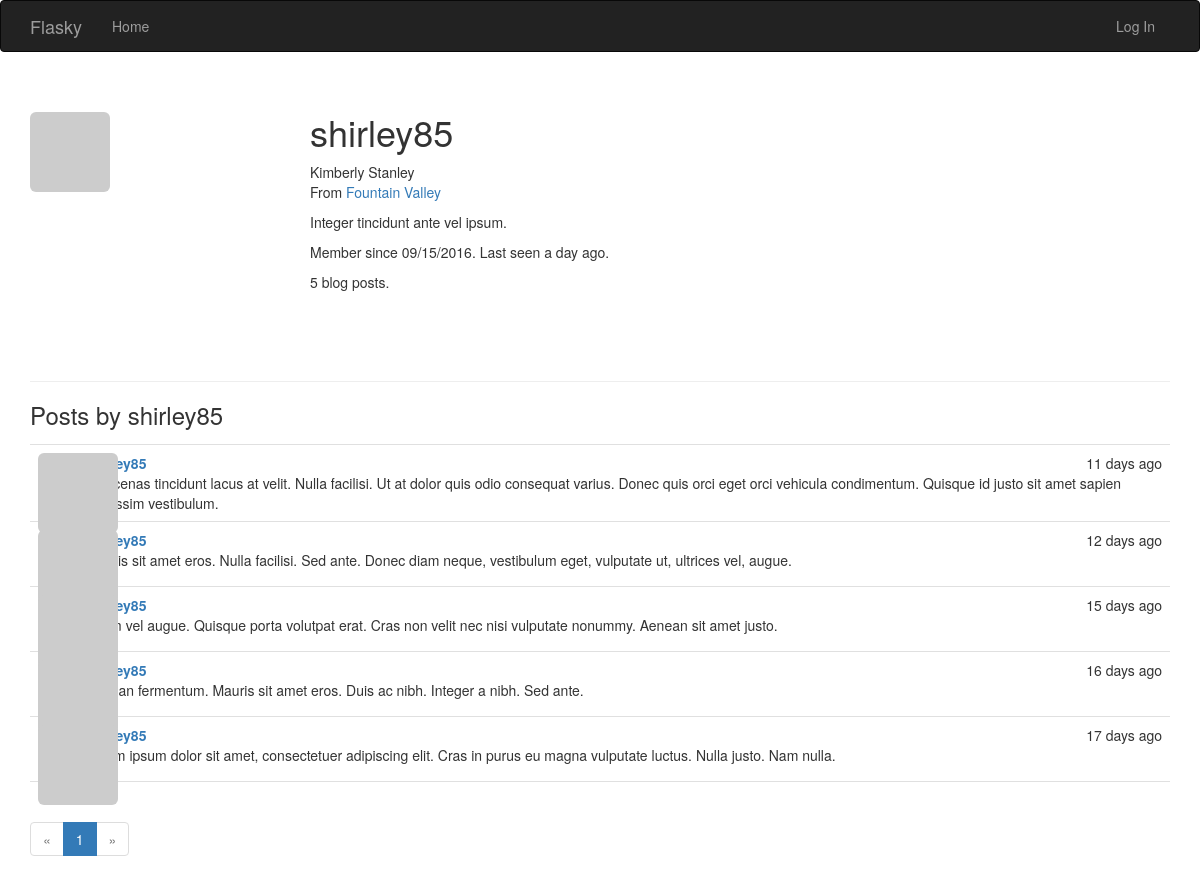
/user/shirley85, run on the app's committed database.
### app/models.py (models this page shows, shortened)
class User(UserMixin,db.Model):
    __tablename__ = 'users'
    id = db.Column(db.Integer, primary_key=True)
    username = db.Column(db.String(64), unique=True, index=True)  #index为此列创建索引
    role_id = db.Column(db.Integer, db.ForeignKey('roles.id'))
    password_hash = db.Column(db.String(128))  #密码散列值
    email = db.Column(db.String(64), unique=True, index=True)  #使用邮箱进行登录
    confirmed = db.Column(db.Boolean, default=False)  #邮箱验证 如果验证成功，则值为True
    name = db.Column(db.String(64))  #真实姓名
    location = db.Column(db.String(64))  #地址
    about_me = db.Column(db.Text())  #我的介绍
    member_since = db.Column(db.DateTime(), default=datetime.utcnow)  #注册日期
    last_seen = db.Column(db.DateTime(), default=datetime.utcnow)  #最后一次登录信息
    posts = db.relationship('Post', backref='author', lazy='dynamic')  #用户与文章的一对多
    @property  #property 将方法设置为属性
    def password(self):  #如果get密码将返回错误
        raise AttributeError('password is not a readable attribute')
    def gravatar(self, size=256, default='wavatar', rating='x'):  #用户头像
        if request.is_secure:
            url = 'https://secure.gravatar.com/avatar'
        else:
            url = 'http://www.gravatar.com/avatar'
        hash = hashlib.md5(self.email.encode('utf-8')).hexdigest()
        return '{url}/{hash}?s={size}&d={default}&r={rating}'.format(
            url=url, hash=hash, size=size, default=default, rating=rating)

class Post(db.Model):  #博客文章对应的表
    __tablename__ = 'posts'
    id = db.Column(db.Integer, primary_key=True)
    body = db.Column(db.Text)
    timestamp = db.Column(db.DateTime, index=True, default=datetime.utcnow)
    author_id = db.Column(db.Integer, db.ForeignKey('users.id'))

### app/main/views.py (the view)
@main.route('/user/<username>')  #显示用户信息
def user(username):
    user = User.query.filter_by(username=username).first()
    if user is None:
        abort(404)
    page = request.args.get('page', 1, type=int)
    pagination = user.posts.order_by(Post.timestamp.desc()).paginate(
        page, per_page=current_app.config['FLASKY_POSTS_PER_PAGE'],
        error_out=False)
    posts = pagination.items
    return render_template('user.html', user=user, posts=posts,
                           pagination=pagination)

### app/auth/views.py (called while the page is built)
@auth.before_app_request
def before_request():
    if current_user.is_authenticated:
        current_user.ping()
        if not current_user.confirmed and request.endpoint[:5] != 'auth.':
            return redirect(url_for('auth.unconfirmed'))

### app/main/__init__.py (called while the page is built)
@main.app_context_processor  #在模板中也需要验证权限，将Permission设为模板上下文，避免每次传参
def inject_permissions():
    return dict(Permission=Permission)

### app/models.py (called while the page is built)
    def is_administrator(self):
        return False

### app/templates/user.html (shortened to what this page needs)
{% extends "base.html" %}
{% import "_macros.html" as macros %}
{% block page_content %}
<div class="page-header">
    <img class="img-rounded profile-thumbnail" src="{{ user.gravatar(size=256) }}">
    <div class="profile-header">
        <h1>{{ user.username }}</h1>
        {% if user.name or user.location %}
        <p>
            {% if user.name %}{{ user.name }}<br>{% endif %}
            {% if user.location %}
                From <a href="http://maps.baidu.com/?q={{ user.location }}">{{ user.location }}</a><br>
            {% endif %}
        </p>
        {% endif %}
        {% if user.about_me %}<p>{{ user.about_me }}</p>{% endif %}
        <p>Member since {{ moment(user.member_since).format('L') }}. Last seen {{ moment(user.last_seen).fromNow() }}.</p>
        <p>{{ user.posts.count() }} blog posts.</p>
    </div>
</div>
<h3>Posts by {{ user.username }}</h3>
{% include '_posts.html' %}
{% if pagination %}
<div class="pagination">
    {{ macros.pagination_widget(pagination, '.user', username=user.username) }}
</div>
{% endif %}
{% endblock %}

### app/templates/_posts.html
<ul class="posts">
    {% for post in posts %}
    <li class="post">
        <div class="post-thumbnail">
            <a href="{{ url_for('.user', username=post.author.username) }}">
                <img class="img-rounded profile-thumbnail" src="{{ post.author.gravatar(size=40) }}">
            </a>
        </div>
        <div class="post-content">
            <div class="post-date">{{ moment(post.timestamp).fromNow() }}</div>
            <div class="post-author"><a href="{{ url_for('.user', username=post.author.username) }}">{{ post.author.username }}</a></div>
            <div class="post-body">{{ post.body }}</div>
        </div>
    </li>
    {% endfor %}
</ul>

### app/static/styles.css (style rules this page uses)
.profile-thumbnail { position: absolute; }
.profile-header { min-height: 260px; margin-left: 280px; }
ul.posts { list-style-type: none; padding: 0px; margin: 16px 0px 0px 0px; border-top: 1px solid #e0e0e0; }
ul.posts li.post { padding: 8px; border-bottom: 1px solid #e0e0e0; }
div.post-date { float: right; }
div.post-author { font-weight: bold; }
div.post-thumbnail { position: absolute; }
div.post-content { margin-left: 48px; min-height: 48px; }

### data on the page
User: username "shirley85", name "Kimberly Stanley", location "Fountain Valley", about_me "Integer tincidunt ante vel ipsum.", member_since "09/15/2016", last_seen "a day ago"
Post: timestamp "11 days ago", body "Maecenas tincidunt lacus at velit. Nulla facilisi. Ut at dolor quis odio consequat varius. Donec quis orci eget orci vehicula condimentum. Quisque id justo sit amet sapien dignissim vestibulum."
Post: timestamp "12 days ago", body "Mauris sit amet eros. Nulla facilisi. Sed ante. Donec diam neque, vestibulum eget, vulputate ut, ultrices vel, augue."
Post: timestamp "15 days ago", body "Etiam vel augue. Quisque porta volutpat erat. Cras non velit nec nisi vulputate nonummy. Aenean sit amet justo."
Post: timestamp "16 days ago", body "Aenean fermentum. Mauris sit amet eros. Duis ac nibh. Integer a nibh. Sed ante."
Post: timestamp "17 days ago", body "Lorem ipsum dolor sit amet, consectetuer adipiscing elit. Cras in purus eu magna vulputate luctus. Nulla justo. Nam nulla."

### other printed values
{{ user.posts.count() }} "5"
{{ p }} "1"
